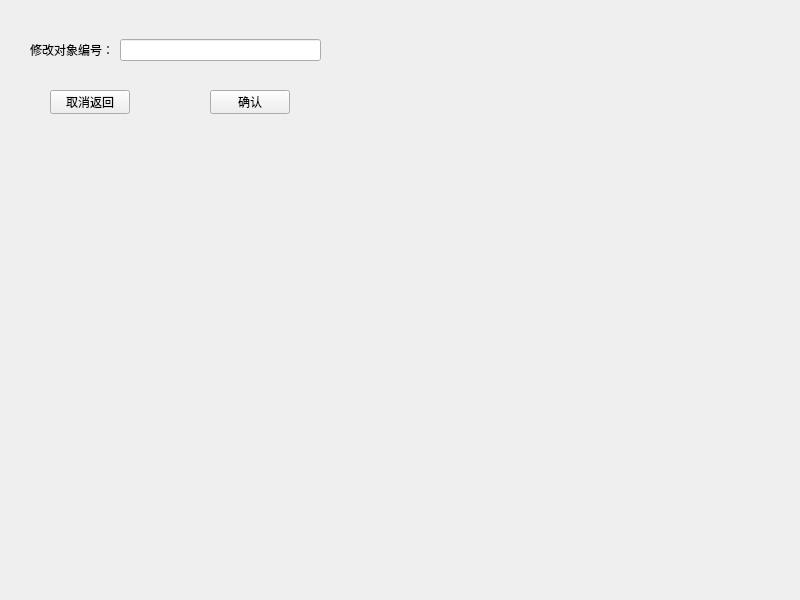
<?xml version="1.0" encoding="UTF-8"?>
<ui version="4.0">
 <class>two_fix</class>
 <widget class="QMainWindow" name="two_fix">
  <property name="geometry">
   <rect>
    <x>0</x>
    <y>0</y>
    <width>800</width>
    <height>600</height>
   </rect>
  </property>
  <property name="windowTitle">
   <string>MainWindow</string>
  </property>
  <widget class="QWidget" name="centralwidget">
   <widget class="QWidget" name="widget" native="true">
    <property name="geometry">
     <rect>
      <x>30</x>
      <y>30</y>
      <width>291</width>
      <height>41</height>
     </rect>
    </property>
    <layout class="QGridLayout" name="gridLayout_2">
     <item row="0" column="1">
      <widget class="QLineEdit" name="fix"/>
     </item>
     <item row="0" column="0">
      <widget class="QLabel" name="label_2">
       <property name="text">
        <string>修改对象编号：</string>
       </property>
      </widget>
     </item>
    </layout>
   </widget>
   <widget class="QPushButton" name="ok">
    <property name="geometry">
     <rect>
      <x>210</x>
      <y>90</y>
      <width>80</width>
      <height>24</height>
     </rect>
    </property>
    <property name="text">
     <string>确认</string>
    </property>
   </widget>
   <widget class="QPushButton" name="back">
    <property name="geometry">
     <rect>
      <x>50</x>
      <y>90</y>
      <width>80</width>
      <height>24</height>
     </rect>
    </property>
    <property name="text">
     <string>取消返回</string>
    </property>
   </widget>
  </widget>
 </widget>
 <resources/>
 <connections/>
</ui>
